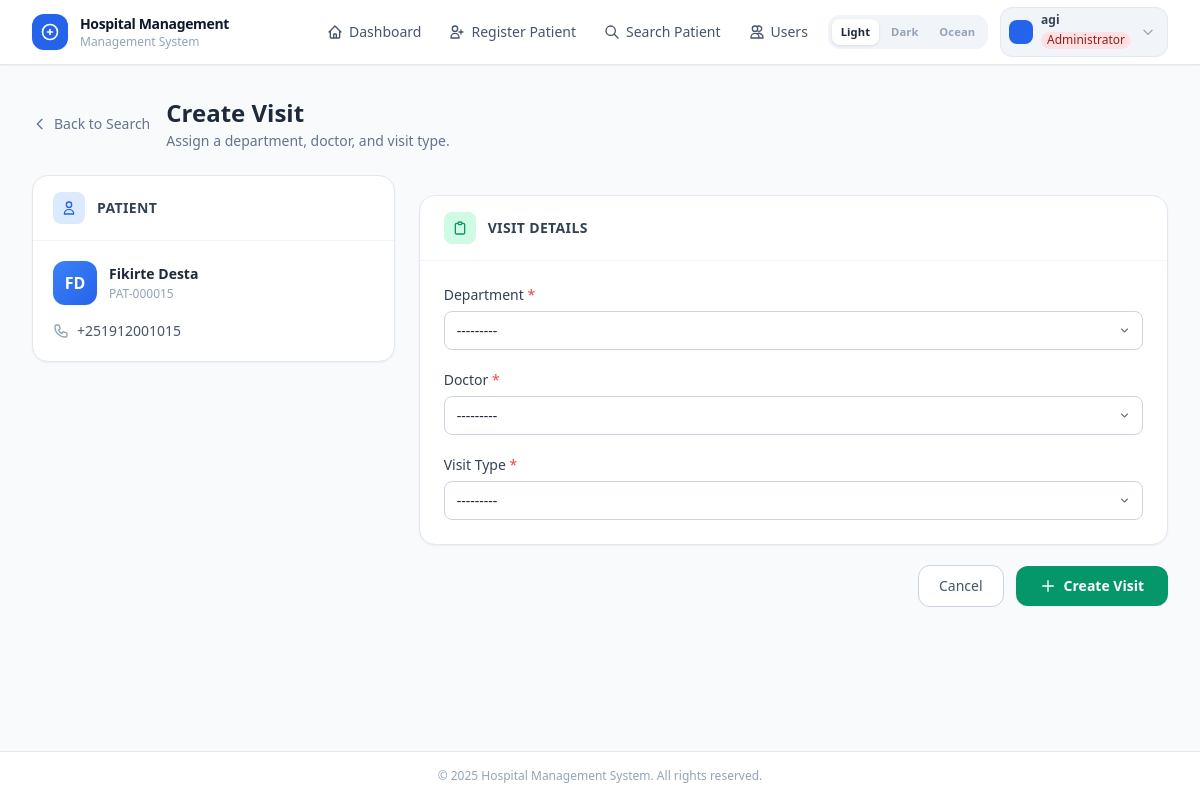
Screenshot of /create-visit/15/ (signed in) with the database file from the repository.
### core/models.py (models this page shows, shortened)
class Patient(models.Model):
    class Sex(models.TextChoices):
        MALE = 'Male', 'Male'
        FEMALE = 'Female', 'Female'
        OTHER = 'Other', 'Other'
    card_number = models.CharField(max_length=20, unique=True, blank=True)
    first_name = models.CharField(max_length=50)
    middle_name = models.CharField(max_length=50, blank=True)
    last_name = models.CharField(max_length=50)
    sex = models.CharField(max_length=10, choices=Sex.choices)
    date_of_birth = models.DateField(null=True, blank=True)
    mobile = models.CharField(max_length=20)
    emergency_contact = models.CharField(max_length=20, blank=True)
    nationality = models.CharField(max_length=50, blank=True)
    region = models.CharField(max_length=50, blank=True)
    city = models.CharField(max_length=50, blank=True)
    subcity = models.CharField(max_length=50, blank=True)
    wereda = models.CharField(max_length=50, blank=True)
    house_no = models.CharField(max_length=20, blank=True)
    occupation = models.CharField(max_length=100, blank=True)
    education = models.CharField(max_length=100, blank=True)
    created_at = models.DateTimeField(auto_now_add=True)
    class Meta:
        ordering = ['-created_at']
        verbose_name = 'Patient'
        verbose_name_plural = 'Patients'
        indexes = [
            models.Index(fields=['last_name', 'first_name']),
            models.Index(fields=['card_number']),
        ]

### core/views.py (the view)
# urls.py: path('create-visit/<int:patient_id>/', views.create_visit, name='create_visit'),
@hms_permission_required('core.add_visit')
def create_visit(request, patient_id):
    patient = get_object_or_404(Patient, id=patient_id)
    if request.method == 'POST':
        form = VisitForm(request.POST)
        if form.is_valid():
            visit = form.save(commit=False)
            visit.patient = patient
            visit.save()
            last_queue = Queue.objects.order_by('-queue_number').first()
            Queue.objects.create(
                visit=visit,
                queue_number=(last_queue.queue_number + 1) if last_queue else 1,
            )
            messages.success(request, 'Visit created. Queue number assigned.')
            return redirect('dashboard')
    else:
        form = VisitForm()
    return render(request, 'create_visit.html', {'patient': patient, 'form': form})

### core/templates/create_visit.html (shortened to what this page needs)
{% extends "base.html" %}
{% block content %}
<div class="mb-6 flex items-center gap-4">
    <a href="/patient-search/" class="flex items-center gap-1.5 text-sm text-slate-500 dark:text-slate-400 hover:text-blue-600 dark:hover:text-blue-400 transition-colors">
        <svg class="w-4 h-4" fill="none" stroke="currentColor" viewBox="0 0 24 24">
            <path stroke-linecap="round" stroke-linejoin="round" stroke-width="2" d="M15 19l-7-7 7-7"/>
        </svg>
        Back to Search
    </a>
    <div>
        <h1 class="text-2xl font-bold text-slate-800 dark:text-slate-100">Create Visit</h1>
        <p class="text-slate-500 dark:text-slate-400 text-sm mt-0.5">Assign a department, doctor, and visit type.</p>
    </div>
</div>
<div class="grid grid-cols-1 lg:grid-cols-3 gap-6">
    <div class="lg:col-span-1">
        <div class="bg-white dark:bg-slate-800 rounded-2xl border border-slate-200 dark:border-slate-700 shadow-sm overflow-hidden sticky top-24">
            <div class="px-5 py-4 border-b border-slate-100 dark:border-slate-700 flex items-center gap-3">
                <div class="w-8 h-8 bg-blue-100 dark:bg-blue-900/40 rounded-lg flex items-center justify-center">
                    <svg class="w-4 h-4 text-blue-600 dark:text-blue-400" fill="none" stroke="currentColor" viewBox="0 0 24 24">
                        <path stroke-linecap="round" stroke-linejoin="round" stroke-width="2"
                              d="M16 7a4 4 0 11-8 0 4 4 0 018 0zM12 14a7 7 0 00-7 7h14a7 7 0 00-7-7z"/>
                    </svg>
                </div>
                <span class="text-sm font-semibold text-slate-700 dark:text-slate-300 uppercase tracking-wide">Patient</span>
            </div>
            <div class="p-5">
                <div class="flex items-center gap-3 mb-4">
                    <div class="w-11 h-11 bg-gradient-to-br from-blue-500 to-blue-600 rounded-xl flex items-center justify-center text-white font-bold text-base shadow-sm flex-shrink-0">
                        {{ patient.first_name|slice:":1" }}{{ patient.last_name|slice:":1" }}
                    </div>
                    <div class="min-w-0">
                        <div class="font-semibold text-slate-800 dark:text-slate-100 text-sm truncate">
                            {{ patient.first_name }} {{ patient.last_name }}
                        </div>
                        <div class="text-slate-400 dark:text-slate-500 text-xs mt-0.5">{{ patient.card_number }}</div>
                    </div>
                </div>
                {% if patient.mobile %}
                <div class="flex items-center gap-2 text-sm text-slate-600 dark:text-slate-400">
                    {{ patient.mobile }}
                </div>
                {% endif %}
            </div>
        </div>
    </div>
    <div class="lg:col-span-2">
        <form method="post" class="space-y-5">
            <div class="bg-white dark:bg-slate-800 rounded-2xl border border-slate-200 dark:border-slate-700 shadow-sm overflow-hidden">
                <div class="px-6 py-4 border-b border-slate-100 dark:border-slate-700 flex items-center gap-3">
                    <div class="w-8 h-8 bg-emerald-100 dark:bg-emerald-900/40 rounded-lg flex items-center justify-center">
                    </div>
                    <h2 class="text-sm font-semibold text-slate-700 dark:text-slate-300 uppercase tracking-wide">Visit Details</h2>
                </div>
                <div class="p-6 space-y-5">
                    <div class="field-wrapper">
                        <label for="id_department" class="block text-sm font-medium text-slate-700 dark:text-slate-300 mb-1.5">
                            Department <span class="text-red-500">*</span>
                        </label>
                        {{ form.department }}
                    </div>
                    <div class="field-wrapper">
                        <label for="id_doctor" class="block text-sm font-medium text-slate-700 dark:text-slate-300 mb-1.5">
                            Doctor <span class="text-red-500">*</span>
                        </label>
                        {{ form.doctor }}
                    </div>
                    <div class="field-wrapper">
                        <label for="id_visit_type" class="block text-sm font-medium text-slate-700 dark:text-slate-300 mb-1.5">
                            Visit Type <span class="text-red-500">*</span>
                        </label>
                        {{ form.visit_type }}
                    </div>
                </div>
            </div>
            <div class="flex items-center justify-end gap-3">
                <a href="/patient-search/"
                   class="px-5 py-2.5 text-sm font-medium text-slate-600 dark:text-slate-300 bg-white dark:bg-slate-700 border border-slate-300 dark:border-slate-600 rounded-xl hover:bg-slate-50 dark:hover:bg-slate-600 transition-colors">
                    Cancel
                </a>
                <button type="submit"
                        class="px-6 py-2.5 text-sm font-semibold text-white bg-emerald-600 rounded-xl hover:bg-emerald-700 active:bg-emerald-800 transition-colors shadow-sm flex items-center gap-2">
                    <svg class="w-4 h-4" fill="none" stroke="currentColor" viewBox="0 0 24 24">
                        <path stroke-linecap="round" stroke-linejoin="round" stroke-width="2" d="M12 4v16m8-8H4"/>
                    </svg>
                    Create Visit
                </button>
            </div>
        </form>
    </div>
</div>
{% endblock %}

### core/templates/base.html (shortened to what this page needs)
<!DOCTYPE html>
<html lang="en">
<head>
    <script src="https://cdn.tailwindcss.com"></script>
</head>
<body class="bg-slate-50 dark:bg-slate-900 min-h-screen flex flex-col antialiased text-slate-800 dark:text-slate-100 transition-colors duration-200">
    <header class="hms-nav bg-white dark:bg-slate-900 border-b border-slate-200 dark:border-slate-700 shadow-sm sticky top-0 z-20 transition-colors duration-200">
        <div class="max-w-7xl mx-auto px-4 sm:px-6 lg:px-8">
            <div class="flex items-center justify-between h-16">
                <a href="/" class="flex items-center gap-3 group">
                    <div class="ocean-logo-wrap w-9 h-9 bg-blue-600 group-hover:bg-blue-700 rounded-xl flex items-center justify-center shadow-sm transition-colors">
                        <svg class="w-5 h-5 text-white" fill="none" stroke="currentColor" viewBox="0 0 24 24">
                            <path stroke-linecap="round" stroke-linejoin="round" stroke-width="2"
                                  d="M12 9v3m0 0v3m0-3h3m-3 0H9m12 0a9 9 0 11-18 0 9 9 0 0118 0z"/>
                        </svg>
                    </div>
                    <div class="leading-tight">
                        <div class="ocean-brand-title text-slate-900 dark:text-slate-100 font-bold text-sm tracking-tight">Hospital Management</div>
                        <div class="ocean-brand-sub text-slate-400 dark:text-slate-500 text-xs">Management System</div>
                    </div>
                </a>
                <div class="flex items-center gap-2">
                    <nav class="hidden md:flex items-center gap-1">
                        <a href="{% url 'dashboard' %}"
                           class="ocean-nav-link flex items-center gap-1.5 px-3 py-2 text-sm font-medium text-slate-600 dark:text-slate-400 hover:text-blue-600 dark:hover:text-blue-400 hover:bg-blue-50 dark:hover:bg-slate-800 rounded-lg transition-colors">
                            <svg class="w-4 h-4" fill="none" stroke="currentColor" viewBox="0 0 24 24">
                                <path stroke-linecap="round" stroke-linejoin="round" stroke-width="2"
                                      d="M3 12l2-2m0 0l7-7 7 7M5 10v10a1 1 0 001 1h3m10-11l2 2m-2-2v10a1 1 0 01-1 1h-3m-6 0a1 1 0 001-1v-4a1 1 0 011-1h2a1 1 0 011 1v4a1 1 0 001 1m-6 0h6"/>
                            </svg>
                            Dashboard
                        </a>
                        {% if perms.core.add_patient %}
                        <a href="{% url 'register_patient' %}"
                           class="ocean-nav-link flex items-center gap-1.5 px-3 py-2 text-sm font-medium text-slate-600 dark:text-slate-400 hover:text-blue-600 dark:hover:text-blue-400 hover:bg-blue-50 dark:hover:bg-slate-800 rounded-lg transition-colors">
                            <svg class="w-4 h-4" fill="none" stroke="currentColor" viewBox="0 0 24 24">
                                <path stroke-linecap="round" stroke-linejoin="round" stroke-width="2"
                                      d="M18 9v3m0 0v3m0-3h3m-3 0h-3m-2-5a4 4 0 11-8 0 4 4 0 018 0zM3 20a6 6 0 0112 0v1H3v-1z"/>
                            </svg>
                            Register Patient
                        </a>
                        {% endif %}
                        {% if perms.core.view_patient %}
                        <a href="{% url 'patient_search' %}"
                           class="ocean-nav-link flex items-center gap-1.5 px-3 py-2 text-sm font-medium text-slate-600 dark:text-slate-400 hover:text-blue-600 dark:hover:text-blue-400 hover:bg-blue-50 dark:hover:bg-slate-800 rounded-lg transition-colors">
                            <svg class="w-4 h-4" fill="none" stroke="currentColor" viewBox="0 0 24 24">
                                <path stroke-linecap="round" stroke-linejoin="round" stroke-width="2"
                                      d="M21 21l-6-6m2-5a7 7 0 11-14 0 7 7 0 0114 0z"/>
                            </svg>
                            Search Patient
                        </a>
                        {% endif %}
                        {% if perms.core.manage_users %}
                        <a href="{% url 'user_list' %}"
                           class="ocean-nav-link flex items-center gap-1.5 px-3 py-2 text-sm font-medium text-slate-600 dark:text-slate-400 hover:text-blue-600 dark:hover:text-blue-400 hover:bg-blue-50 dark:hover:bg-slate-800 rounded-lg transition-colors">
                            <svg class="w-4 h-4" fill="none" stroke="currentColor" viewBox="0 0 24 24">
                                <path stroke-linecap="round" stroke-linejoin="round" stroke-width="2"
                                      d="M12 4.354a4 4 0 110 5.292M15 21H3v-1a6 6 0 0112 0v1zm0 0h6v-1a6 6 0 00-9-5.197M13 7a4 4 0 11-8 0 4 4 0 018 0z"/>
                            </svg>
                            Users
                        </a>
                        {% endif %}
                    </nav>
                    <div id="theme-toggle" aria-label="Switch theme">
                        <button data-theme-btn="light"  onclick="setTheme('light')"  title="Light theme">Light</button>
                        <button data-theme-btn="dark"   onclick="setTheme('dark')"   title="Dark theme">Dark</button>
                        <button data-theme-btn="ocean"  onclick="setTheme('ocean')"  title="Ocean theme">Ocean</button>
                    </div>
                    {% if user.is_authenticated %}
                    <div class="relative ml-1" id="user-menu-wrap">
                        <button id="user-menu-btn" onclick="toggleUserMenu()"
                                class="flex items-center gap-2 pl-2 pr-3 py-1.5 rounded-xl bg-slate-100 dark:bg-slate-800 hover:bg-slate-200 dark:hover:bg-slate-700 transition-colors border border-slate-200 dark:border-slate-700">
                            <div class="w-6 h-6 bg-blue-600 rounded-lg flex items-center justify-center shrink-0">
                            </div>
                            <div class="hidden sm:block text-left">
                                <p class="text-xs font-semibold text-slate-700 dark:text-slate-300 leading-none">{{ user.get_full_name|default:user.username }}</p>
                                {% if user_role_name %}
                                <p class="text-xs {{ user_role_badge }} px-1.5 rounded-full mt-0.5 inline-block leading-snug">{{ user_role_name }}</p>
                                {% endif %}
                            </div>
                            <svg class="w-3.5 h-3.5 text-slate-400 ml-0.5" fill="none" stroke="currentColor" viewBox="0 0 24 24">
                                <path stroke-linecap="round" stroke-linejoin="round" stroke-width="2" d="M19 9l-7 7-7-7"/>
                            </svg>
                        </button>
                    </div>
                    {% else %}
                    <a href="{% url 'login' %}"
                       class="px-4 py-2 rounded-xl bg-blue-600 hover:bg-blue-700 text-white text-sm font-semibold transition-colors">
                        Sign In
                    </a>
                    {% endif %}
                </div>
            </div>
        </div>
    </header>
    <main class="flex-1 max-w-7xl w-full mx-auto px-4 sm:px-6 lg:px-8 py-8">
        {% block content %}{% endblock %}
    </main>
    <footer class="hms-footer bg-white dark:bg-slate-900 border-t border-slate-200 dark:border-slate-700 mt-auto transition-colors duration-200">
        <div class="max-w-7xl mx-auto px-4 sm:px-6 lg:px-8 py-4">
            <p class="text-xs text-slate-400 dark:text-slate-600 text-center">
                &copy; 2025 Hospital Management System. All rights reserved.
            </p>
        </div>
    </footer>
</body>
</html>

### rows the page displays
Patient: first_name "F", last_name "D", first_name "Fikirte", last_name "Desta", card_number "PAT-000015", mobile "+251912001015"

### other values shown
{{ user.get_full_name|default:user.username }} "agi"
{{ user_role_name }} "Administrator"
